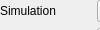
          <widget class="gui::CollapsibleWidget" name="rigidBody">
           <property name="sizePolicy">
            <sizepolicy hsizetype="Preferred" vsizetype="Maximum">
             <horstretch>0</horstretch>
             <verstretch>0</verstretch>
            </sizepolicy>
           </property>
           <property name="icon" stdset="0">
            <iconset resource="../resource/resource.qrc">
             <normaloff>:/16x16_ico_png/physics.png</normaloff>:/16x16_ico_png/physics.png</iconset>
           </property>
           <property name="iconVisible" stdset="0">
            <bool>true</bool>
           </property>
           <property name="collapsed" stdset="0">
            <bool>true</bool>
           </property>
           <property name="text" stdset="0">
            <string>Rigid Body</string>
           </property>
           <property name="frameShape" stdset="0">
            <enum>QFrame::NoFrame</enum>
           </property>
           <widget class="QWidget" name="page_6">
            <layout class="QVBoxLayout" name="verticalLayout_28">
             <item>
              <layout class="QGridLayout" name="gridLayout_6">
               <property name="leftMargin">
                <number>0</number>
               </property>
               <property name="topMargin">
                <number>0</number>
               </property>
               <property name="rightMargin">
                <number>0</number>
               </property>
               <property name="bottomMargin">
                <number>0</number>
               </property>
               <item row="7" column="0">
                <widget class="QLabel" name="label_33">
                 <property name="text">
                  <string>Density</string>
                 </property>
                </widget>
               </item>
               <item row="9" column="1">
                <widget class="QCheckBox" name="rbIsBullet">
                 <property name="text">
                  <string>Fast moving body</string>
                 </property>
                </widget>
               </item>
               <item row="0" column="0">
                <widget class="QLabel" name="label_15">
                 <property name="text">
                  <string>Simulation</string>
                 </property>
                </widget>
               </item>
               <item row="2" column="0">
                <widget class="QLabel" name="label_34">
                 <property name="text">
                  <string>Polygon</string>
                 </property>
                </widget>
               </item>
               <item row="7" column="1">
                <widget class="QDoubleSpinBox" name="rbDensity">
                 <property name="sizePolicy">
                  <sizepolicy hsizetype="Preferred" vsizetype="Fixed">
                   <horstretch>0</horstretch>
                   <verstretch>0</verstretch>
                  </sizepolicy>
                 </property>
                 <property name="suffix">
                  <string> kg/m²</string>
                 </property>
                </widget>
               </item>
               <item row="1" column="1">
                <widget class="QComboBox" name="rbShape"/>
               </item>
               <item row="3" column="1">
                <widget class="QDoubleSpinBox" name="rbFriction">
                 <property name="sizePolicy">
                  <sizepolicy hsizetype="Preferred" vsizetype="Fixed">
                   <horstretch>0</horstretch>
                   <verstretch>0</verstretch>
                  </sizepolicy>
                 </property>
                 <property name="maximum">
                  <double>1.000000000000000</double>
                 </property>
                 <property name="singleStep">
                  <double>0.010000000000000</double>
                 </property>
                 <property name="stepType">
                  <enum>QAbstractSpinBox::AdaptiveDecimalStepType</enum>
                 </property>
                </widget>
               </item>
               <item row="4" column="1">
                <widget class="QDoubleSpinBox" name="rbRestitution">
                 <property name="sizePolicy">
                  <sizepolicy hsizetype="Preferred" vsizetype="Fixed">
                   <horstretch>0</horstretch>
                   <verstretch>0</verstretch>
                  </sizepolicy>
                 </property>
                 <property name="maximum">
                  <double>1.000000000000000</double>
                 </property>
                 <property name="singleStep">
                  <double>0.010000000000000</double>
                 </property>
                 <property name="stepType">
                  <enum>QAbstractSpinBox::AdaptiveDecimalStepType</enum>
                 </property>
                </widget>
               </item>
               <item row="2" column="1">
                <widget class="QComboBox" name="rbPolygon"/>
               </item>
               <item row="11" column="1">
                <widget class="QCheckBox" name="rbIsEnabled">
                 <property name="text">
                  <string>Enabled</string>
                 </property>
                </widget>
               </item>
               <item row="1" column="0">
                <widget class="QLabel" name="label_30">
                 <property name="text">
                  <string>Shape</string>
                 </property>
                </widget>
               </item>
               <item row="6" column="1">
                <widget class="QDoubleSpinBox" name="rbLinearDamping">
                 <property name="sizePolicy">
                  <sizepolicy hsizetype="Preferred" vsizetype="Fixed">
                   <horstretch>0</horstretch>
                   <verstretch>0</verstretch>
                  </sizepolicy>
                 </property>
                 <property name="maximum">
                  <double>1.000000000000000</double>
                 </property>
                 <property name="singleStep">
                  <double>0.010000000000000</double>
                 </property>
                 <property name="stepType">
                  <enum>QAbstractSpinBox::AdaptiveDecimalStepType</enum>
                 </property>
                </widget>
               </item>
               <item row="3" column="0">
                <widget class="QLabel" name="label_31">
                 <property name="text">
                  <string>Friction</string>
                 </property>
                </widget>
               </item>
               <item row="6" column="0">
                <widget class="QLabel" name="label_17">
                 <property name="text">
                  <string>Linear damping</string>
                 </property>
                </widget>
               </item>
               <item row="12" column="1">
                <widget class="QCheckBox" name="rbCanSleep">
                 <property name="text">
                  <string>Can sleep</string>
                 </property>
                </widget>
               </item>
               <item row="9" column="0">
                <widget class="QLabel" name="label_62">
                 <property name="text">
                  <string>Flags</string>
                 </property>
                </widget>
               </item>
               <item row="0" column="1">
                <widget class="QComboBox" name="rbSimulation">
                 <property name="sizePolicy">
                  <sizepolicy hsizetype="Expanding" vsizetype="Fixed">
                   <horstretch>0</horstretch>
                   <verstretch>0</verstretch>
                  </sizepolicy>
                 </property>
                </widget>
               </item>
               <item row="5" column="1">
                <widget class="QDoubleSpinBox" name="rbAngularDamping">
                 <property name="sizePolicy">
                  <sizepolicy hsizetype="Preferred" vsizetype="Fixed">
                   <horstretch>0</horstretch>
                   <verstretch>0</verstretch>
                  </sizepolicy>
                 </property>
                 <property name="maximum">
                  <double>1.000000000000000</double>
                 </property>
                 <property name="singleStep">
                  <double>0.010000000000000</double>
                 </property>
                 <property name="stepType">
                  <enum>QAbstractSpinBox::AdaptiveDecimalStepType</enum>
                 </property>
                </widget>
               </item>
               <item row="4" column="0">
                <widget class="QLabel" name="label_32">
                 <property name="text">
                  <string>Bounciness</string>
                 </property>
                </widget>
               </item>
               <item row="13" column="1">
                <widget class="QCheckBox" name="rbDiscardRotation">
                 <property name="text">
                  <string>Discard rotation</string>
                 </property>
                </widget>
               </item>
               <item row="5" column="0">
                <widget class="QLabel" name="label_16">
                 <property name="text">
                  <string>Angular damping</string>
                 </property>
                </widget>
               </item>
               <item row="10" column="1">
                <widget class="QCheckBox" name="rbIsSensor">
                 <property name="text">
                  <string>Sensor only</string>
                 </property>
                </widget>
               </item>
               <item row="14" column="0" colspan="2">
                <widget class="QPushButton" name="btnDelRigidBody">
                 <property name="text">
                  <string>Remove Rigid Body</string>
                 </property>
                 <property name="icon">
                  <iconset resource="../resource/resource.qrc">
                   <normaloff>:/16x16_ico_png/delete.png</normaloff>:/16x16_ico_png/delete.png</iconset>
                 </property>
                </widget>
               </item>
              </layout>
             </item>
            </layout>
           </widget>
          </widget>
